Frame 1 (no input): blank canvas, image omitted
Frame 60 (no input): blank canvas, image omitted
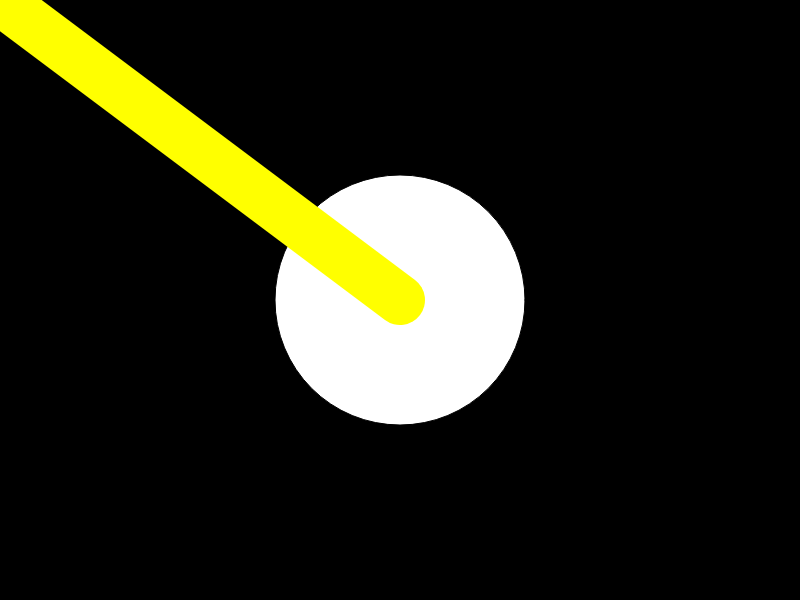
Frame 120 (the mouse pressed at the canvas centre since frame 60)

The p5.js sketch whose frames 1 and 60 were blank and that drew this single picture after the mouse press (run headless with seeded random() and noise() and a simulated clock; from frame 60 on, the mouse is pressed at the canvas centre):

// p5.js sketch
// ── sketch.js
// check this out:
// http://numeral.com/agents/gateFiles/

function setup() {
  createCanvas(800, 600); // sets up the size of the canvas
  
  background(0, 0, 0);

}

function draw() {
  if(mouseIsPressed)
  {
    var d = sqrt((pmouseX-mouseX)*(pmouseX-mouseX) + (pmouseY-mouseY)*(pmouseY-mouseY));
    d = d*0.5;
    
    fill(255);
    stroke(0);
    strokeWeight(1);
    ellipse(mouseX, mouseY, d, d);
    
    stroke(255, 255, 0);
    strokeWeight(d/5);
    line(pmouseX, pmouseY, mouseX, mouseY);
  }
}

function keyReleased()
{
  if(key==' ') background(0, 0, 0);

}
